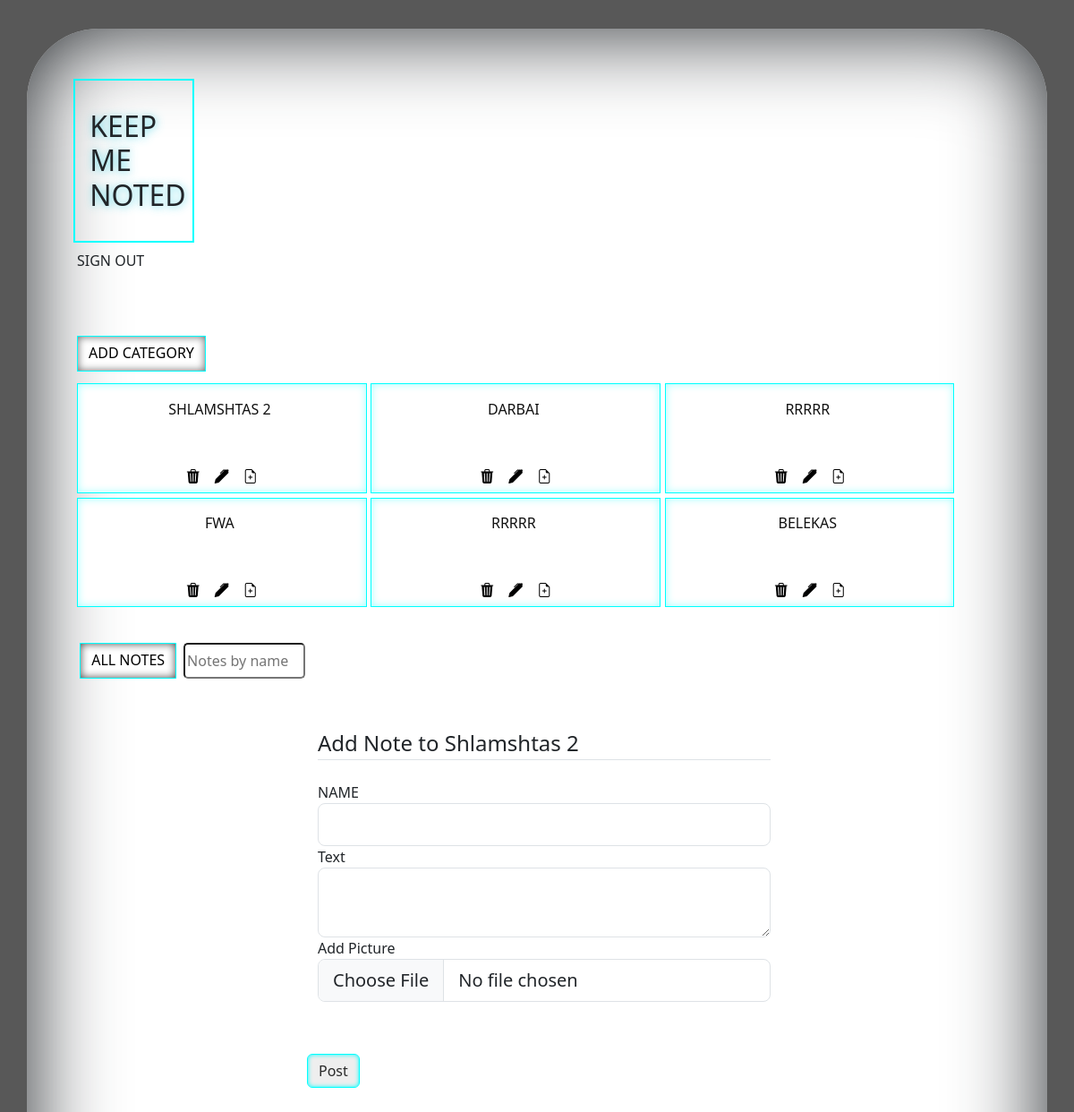
The page /noting/1 (signed in) on the database as committed earlier.
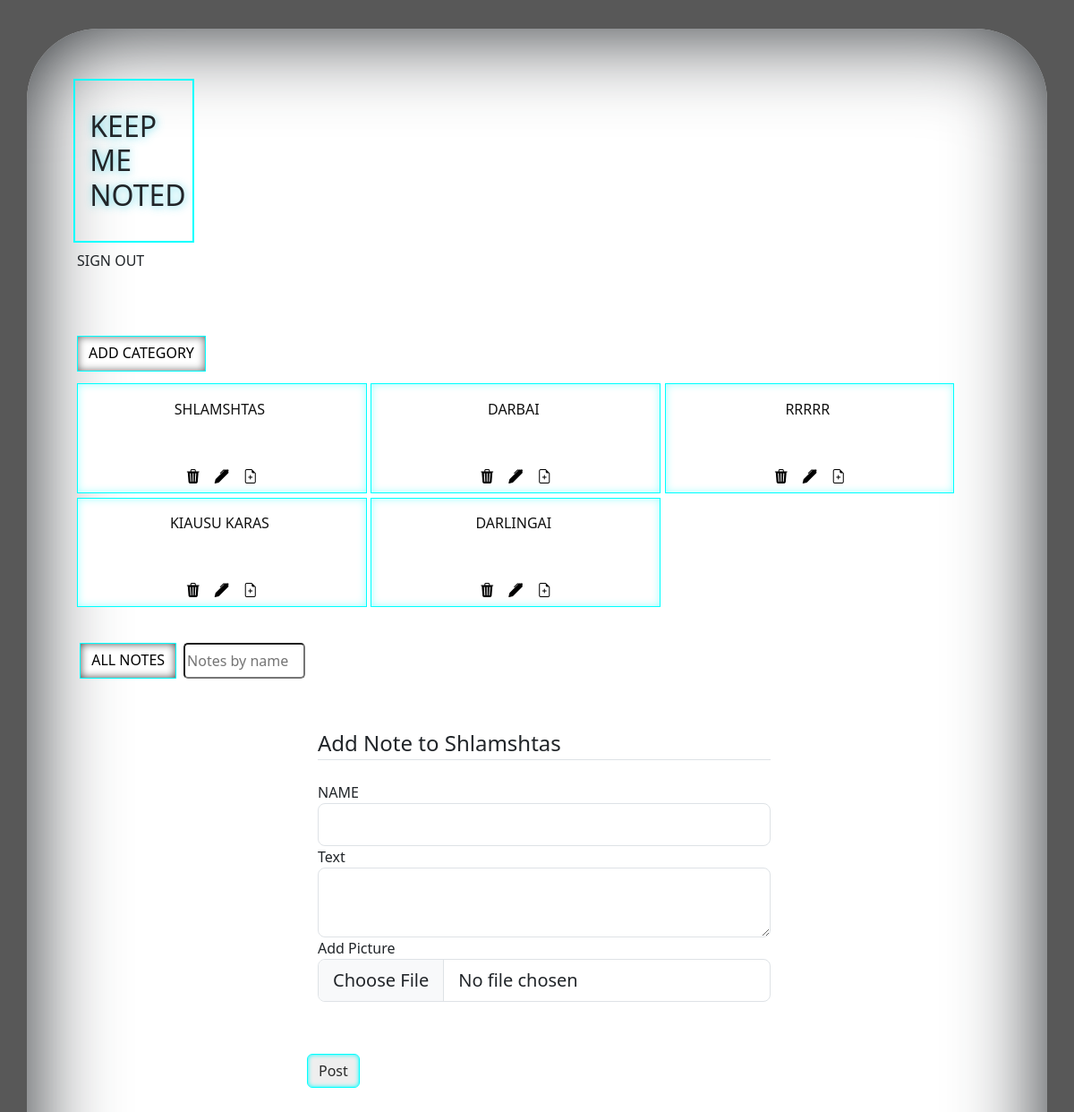
The same page on the database as committed later.
### app/db_models/Category.py (models this page shows, shortened)
class Category(db.Model):
    __tablename__ = "categories"
    id = db.Column(db.Integer, primary_key=True)
    category_name = db.Column(db.String(50), nullable=False)
    notes = db.relationship("Note", backref="categories", cascade='all, delete')

### app/routes.py (the view, shortened to what this page needs)
@app.route('/noting/<int:id>' , methods=['GET', 'POST'])
@login_required
def noting(id):
    category= Category.query.filter_by(id=id).first()
    category_name = category.category_name
    form = AddNoteForm()
    categories = Category.query.all()
    category= Category.query.filter_by(id=id).first()
    return render_template ("add_note.html", form=form, categories=categories , name=category_name)

### app/forms.py
class AddNoteForm(FlaskForm):
    name = StringField("Name", [DataRequired()])
    text = TextAreaField("Text", [DataRequired()])
    picture = FileField('Add Picture', validators=[FileAllowed(['jpg', 'png'])])
    submit = SubmitField('Post')

class SearchForm(FlaskForm):
    searched = StringField("Searched", [DataRequired()])
    submit = SubmitField('Submit')

### app/routes.py (called while the page is built)
@login_manager.user_loader
def load_user(user_id):
    return User.query.get(user_id)

@app.context_processor
def base():
    form = SearchForm()
    return dict(form=form)

### app/templates/add_note.html (shortened to what this page needs)
{%extends "main.html"%}
{%block content%}
<div class="content-section; w-50 p-3; mx-auto pt-5" >
    <form method="POST" action="" enctype="multipart/form-data">
       <fieldset id="fieldset-add-note" class="form-group">
           <legend class="border-bottom mb-4">Add Note to {{name}}</legend>
           <div class="form-group">
                {{ form.name.label(class="form-control-label" ,id ="add-note-name", style="text-transform: uppercase;") }}
                {% if form.name.errors %}
                {{ form.name(class="form-control form-control-lg is-invalid") }}
                <div class="invalid-feedback">
                {% for error in form.name.errors %}
                <span>{{ error }}</span>
                {% endfor %}
                </div>
                {% else %}
                {{ form.name(class="form-control form-control-lg",id ="add-note-name" , style="text-transform: uppercase;") }}
                {% endif %}
           </div>
           <div class="form-group">
                {{ form.text.label(class="form-control-label") }}
                {% if form.text.errors %}
                {{ form.text(class="form-control form-control-lg is-invalid") }}
                <div class="invalid-feedback">
                {% for error in form.text.errors %}
                <span>{{ error }}</span>
                {% endfor %}
                </div>
                {% else %}
                {{ form.text(class="form-control form-control-lg") }}
                {% endif %}
            </div>
            <div class="form-group">
                 {{ form.picture.label(class="form-control-label") }}
                 {% if form.picture.errors %}
                 {{ form.picture(class="form-control form-control-lg is-invalid") }}
                 <div class="invalid-feedback">
                 {% for error in form.picture.errors %}
                 <span>{{ error }}</span>
                 {% endfor %}
                 </div>
                 {% else %}
                 {{ form.picture(class="form-control form-control-lg") }}
                 {% endif %}
             </div>
           <br>
       </fieldset>
             <br>
       <div class="form-group" style="margin-bottom: 2rem;">
          {{ form.submit(class="btn btn-outline-primary") }}
       </div>
    </form>
</div>
{%endblock content%}

### app/templates/main.html (shortened to what this page needs)
<!DOCTYPE html>
<html lang="en">
<head>
    <link href="https://cdn.jsdelivr.net/npm/bootstrap@5.3.0-alpha1/dist/css/bootstrap.min.css" rel="stylesheet"
 />
    <link rel="stylesheet" href="https://cdn.jsdelivr.net/npm/bootstrap-icons@1.10.3/font/bootstrap-icons.css">
    <link rel="stylesheet" href="{{ url_for('static' , filename = '/stylesheets/style.css')}}">
    <link rel="stylesheet" href="{{ url_for('static' , filename = '/stylesheets/media-queries.css')}}">
    <link rel="stylesheet" href="https://cdnjs.cloudflare.com/ajax/libs/normalize/8.0.1/normalize.min.css" />
</head>
<body>
  <div class="container" id="container-1" >
    <div id="brand_flash_container">
      <div id="brand-container">
          <h1 id="brand" >KEEP <br> ME <br> NOTED</h1>
          <a id="signout" href="{{ url_for('logout') }}" class="nav-link px-2 ">SIGN OUT</a>
      </div>
    </div>
  <div class = "all-cards-container"
   >
    <div id="signout-container">
      <a id="add_category" class="btn btn-primary" href="{{ url_for('add_category')}}" class="nav-link px-2 ">ADD CATEGORY</a>
    </div>
    <div  id="container-category">
        {% for category in categories %}
        <div class="btn btn-secondary"  id="buttons-category" >
        <a href="{{ url_for('notes' , id = category.id )}}" style="margin: 0.3rem  0.3rem  0rem  0rem;
                          height: 5rem; word-wrap: break-word; text-decoration: none;">
            <h6 id="category-name" style="text-transform: uppercase;" >{{category['category_name']}}</h6>
        </a>
        <div style="display: flex; justify-content: center;">
          <a  href="{{ url_for('delete' , id = category.id) }}" class="nav-link px-2 ">
            <i class="bi bi-trash3-fill"></i>
          </a>
          <a href="{{ url_for('edit_category' , id = category.id )}}" class="nav-link px-2 ">
            <i class="bi bi-pen-fill"></i>
          </a>
          <a href="{{ url_for('noting' , id = category.id )}}" class="nav-link px-2 ">
            <i class="bi bi-file-earmark-plus"></i>
          </a>
        </div>
        </div>
        {% endfor %}
      </div>
      <div style="display: flex; flex-direction: column;">
        <div class="note-filter-container" >
            <a class="btn btn-primary"  id = "all-notes-filter" href="{{ url_for('all_notes')}}">ALL NOTES</a>
               <form method="POST" class = "d-flex" action="{{url_for('search')}}">
                 <input id="serach-by-name" class="form_control me-2" type="search" placeholder="Notes by name" aria-label="Search" , name="searched">
               </form>
        </div>
        {% block content %}
        {% endblock %}
      </div>
    </div>
  </div>
</body>
</html>

Rows that differ between the two databases and show on the page:
removed Category: category_name "BELEKAS"
changed Category: category_name "SHLAMSHTAS 2" → "SHLAMSHTAS"; category_name "Shlamshtas 2" → "Shlamshtas"
changed Category: category_name "FWA" → "KIAUSU KARAS"
changed Category: category_name "RRRRR" → "DARLINGAI"
